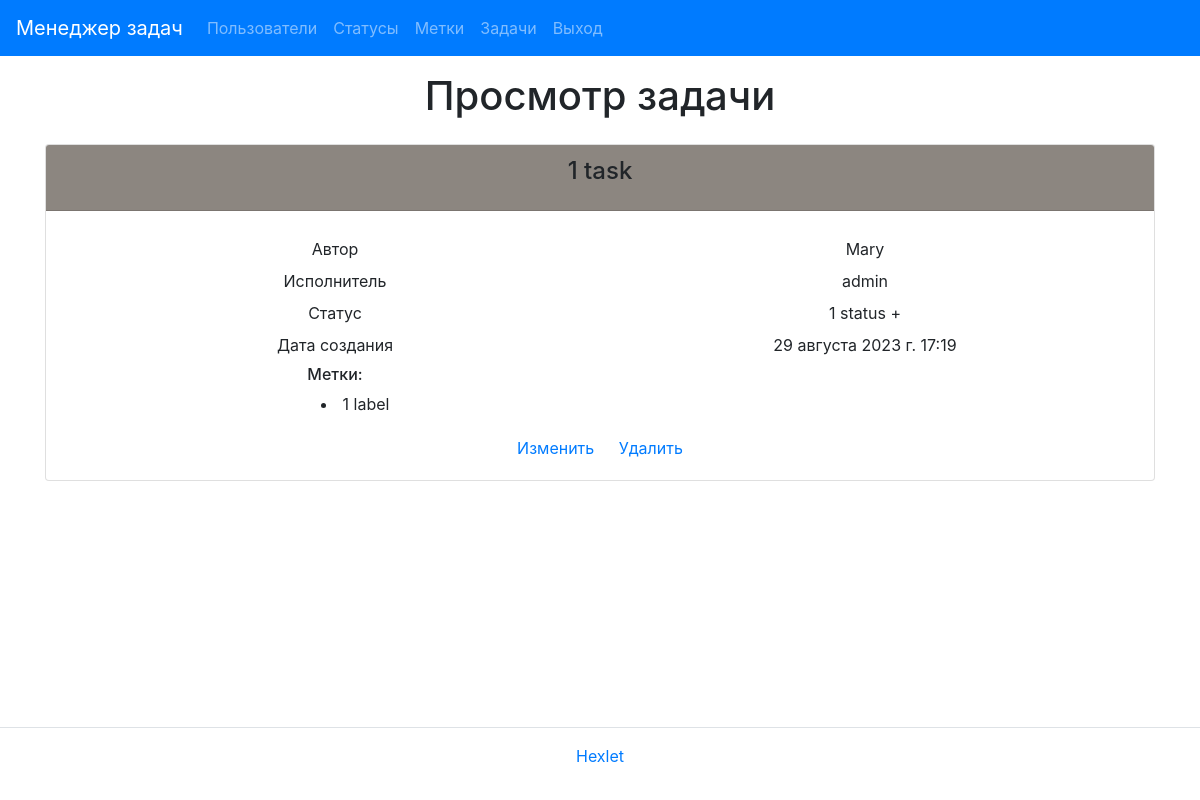
/ru/tasks/1/ (signed in), run on an earlier commit of the app's database.
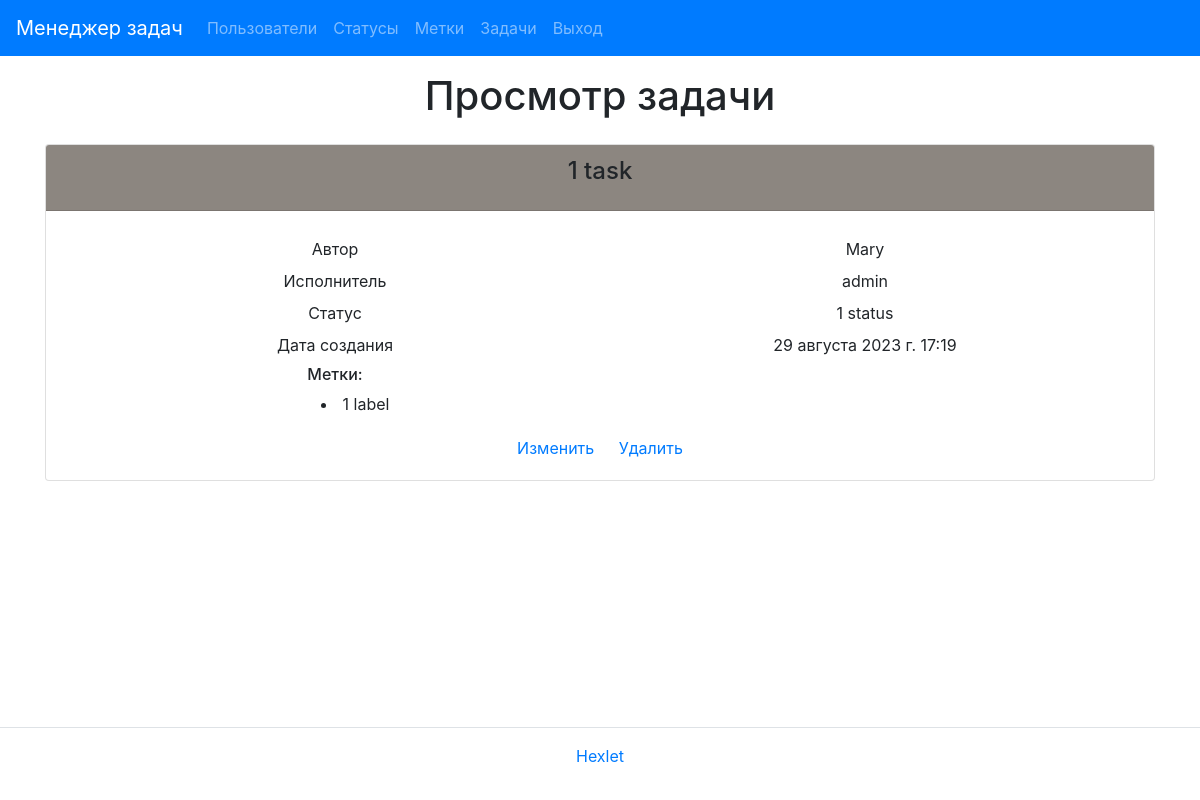
And on a later commit of the database.
### task_manager/tasks/models.py (models this page shows, shortened)
class Task(models.Model):
    name = models.CharField(max_length=30)
    description = models.TextField(blank=True)
    status = models.ForeignKey(Status, on_delete=models.PROTECT)
    creator = models.ForeignKey(
        User,
        on_delete=models.PROTECT,
        related_name='+',
        blank=True
    )
    executor = models.ForeignKey(User, on_delete=models.PROTECT, blank=True, null=True)
    labels = models.ManyToManyField(Label, blank=True)
    created_at = models.DateTimeField(default=timezone.now)

### task_manager/statuses/models.py (models this page shows)
class Status(models.Model):
    name = models.CharField(max_length=30)
    created_at = models.DateTimeField(auto_now_add=True)
    def __str__(self):
        return self.name

### task_manager/tasks/views.py (the view)
# urls.py: path('<int:pk>/', SingleTaskView.as_view(), name='task_single'),
class SingleTaskView(UserLoginMixin, View):
    template_name = 'tasks/task_single.html'
    model = Task
    def get(self, request, *args, **kwargs):
        task_id = kwargs.get('pk')
        task = self.model.objects.get(pk=task_id)
        labels = task.labels.all()
        return render(
            request,
            self.template_name,
            context={'task': task, 'labels': labels}
        )

### task_manager/labels/models.py (called while the page is built)
    def __str__(self):
        return self.name

### task_manager/templates/tasks/task_single.html (shortened to what this page needs)
{% extends "base.html" %}
{% load i18n %}
{% load crispy_forms_tags %}
{% block content %}
<div class="text-center">
    <div class="mb-4">
        <h1>{% trans 'Task view' %}</h1>
    </div>
    <div class="card text-center">
        <div class="card-header color-green">
            <h4 class="card-title ">{{ task.name }}</h4>
        </div>
        <div class="card-body">
            <div class="card-text">
                <div class="container">
                    <div class="row p-1">
                      <div class="col">{% trans 'Author' %}</div>
                      <div class="col">{{ task.creator }}</div>
                    </div>
                    <div class="row p-1">
                      <div class="col">{% trans 'Executor' %}</div>
                      <div class="col">{{ task.executor }}</div>
                    </div>
                    <div class="row p-1">
                      <div class="col">{% trans 'Status' %}</div>
                      <div class="col">{{ task.status }}</div>
                    </div>
                    <div class="row p-1">
                      <div class="col">{% trans 'Creation date' %}</div>
                      <div class="col">{{ task.created_at }}</div>
                    </div>
                    <div class="row p-1">
                        <div class="col">
                            <h6>Метки:</h6>
                            <ul class="ul-inside">
                                {% if labels %}
                                    {% for label in labels %}
                                        <li>{{ label }}</li>
                                    {% endfor %}
                                {% endif %}
                            </ul>
                        </div>
                        <div class="col"></div>
                    </div>
            <a href="{% url 'task_update' task.id %}" class="card-link">{% trans "Modify" %}</a>
            <a href="{% url 'task_delete' task.id %}" class="card-link">{% trans "Delete" %}</a>
                </div>
            </div>
        </div>
    </div>
</div>
{% endblock %}

What changed in the data, as far as the page shows it:
changed through a linked row, Task "1 task": status "1 status +" → "1 status"
